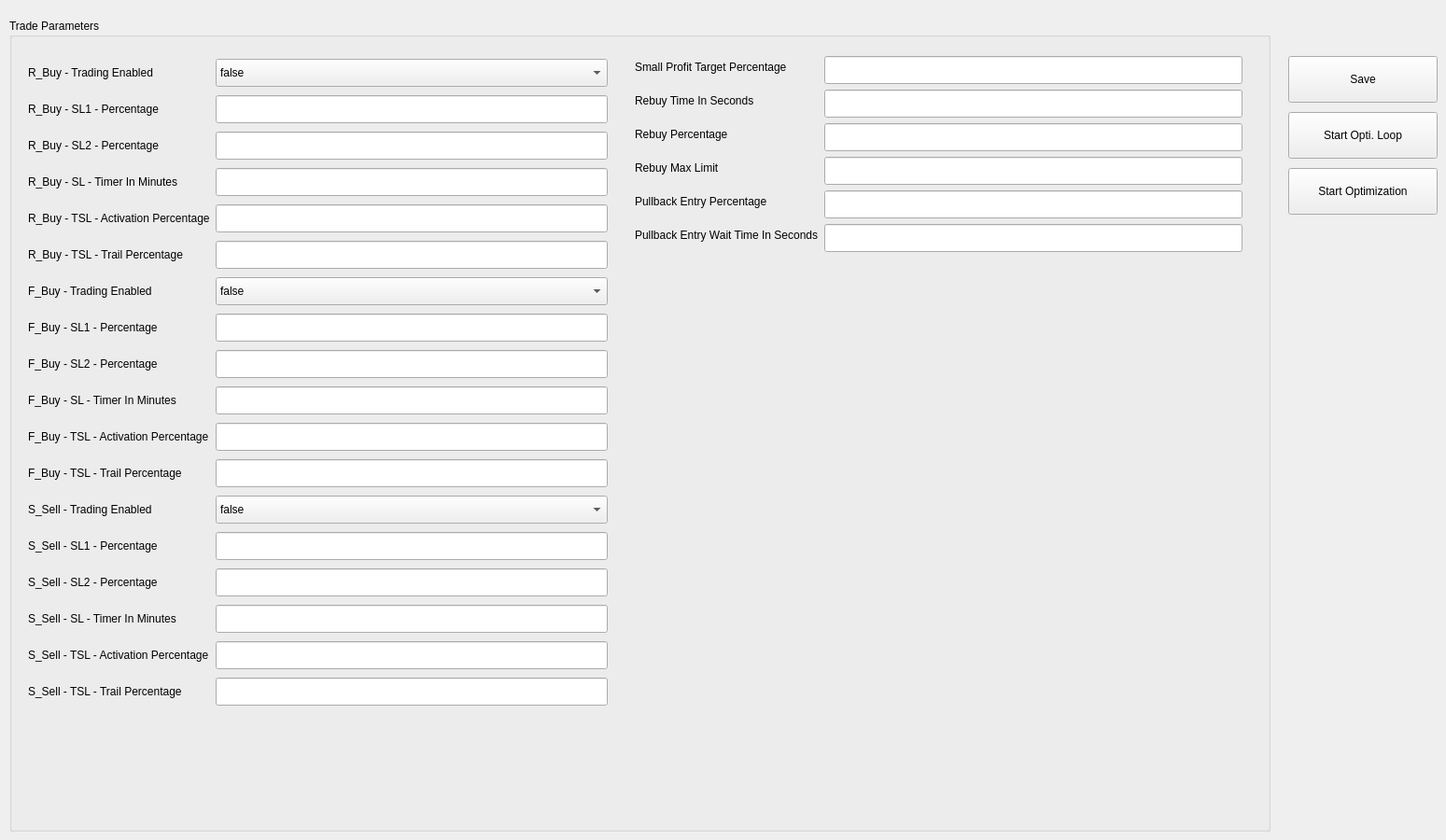
            <widget class="QWidget" name="tab_4">
             <attribute name="title">
              <string>Trade Parameters</string>
             </attribute>
             <widget class="QGroupBox" name="groupBox_6">
              <property name="geometry">
               <rect>
                <x>10</x>
                <y>20</y>
                <width>1351</width>
                <height>871</height>
               </rect>
              </property>
              <property name="title">
               <string>Trade Parameters</string>
              </property>
              <widget class="QWidget" name="formLayoutWidget_5">
               <property name="geometry">
                <rect>
                 <x>670</x>
                 <y>40</y>
                 <width>651</width>
                 <height>212</height>
                </rect>
               </property>
               <layout class="QFormLayout" name="formLayout_3">
                <item row="0" column="0">
                 <widget class="QLabel" name="lblSPCEnabled">
                  <property name="text">
                   <string>Small Profit Target Percentage</string>
                  </property>
                 </widget>
                </item>
                <item row="0" column="1">
                 <widget class="QLineEdit" name="txtTargetPercentage">
                  <property name="minimumSize">
                   <size>
                    <width>0</width>
                    <height>30</height>
                   </size>
                  </property>
                 </widget>
                </item>
                <item row="1" column="0">
                 <widget class="QLabel" name="rebuyTimeInSecondsLabel">
                  <property name="text">
                   <string>Rebuy Time In Seconds</string>
                  </property>
                 </widget>
                </item>
                <item row="1" column="1">
                 <widget class="QLineEdit" name="txtRebuyTimeInSeconds">
                  <property name="minimumSize">
                   <size>
                    <width>0</width>
                    <height>30</height>
                   </size>
                  </property>
                 </widget>
                </item>
                <item row="2" column="0">
                 <widget class="QLabel" name="lblRebuyPercentage">
                  <property name="text">
                   <string>Rebuy Percentage</string>
                  </property>
                 </widget>
                </item>
                <item row="2" column="1">
                 <widget class="QLineEdit" name="txtRebuyPercentage">
                  <property name="minimumSize">
                   <size>
                    <width>0</width>
                    <height>30</height>
                   </size>
                  </property>
                 </widget>
                </item>
                <item row="3" column="0">
                 <widget class="QLabel" name="lblRebuyMaxLimit">
                  <property name="text">
                   <string>Rebuy Max Limit</string>
                  </property>
                 </widget>
                </item>
                <item row="3" column="1">
                 <widget class="QLineEdit" name="txtRebuyMaxLimit">
                  <property name="minimumSize">
                   <size>
                    <width>0</width>
                    <height>30</height>
                   </size>
                  </property>
                 </widget>
                </item>
                <item row="4" column="0">
                 <widget class="QLabel" name="lblPullbackEntryPercentage">
                  <property name="text">
                   <string>Pullback Entry Percentage</string>
                  </property>
                 </widget>
                </item>
                <item row="4" column="1">
                 <widget class="QLineEdit" name="txtPullbackEntryPercentage">
                  <property name="minimumSize">
                   <size>
                    <width>0</width>
                    <height>30</height>
                   </size>
                  </property>
                 </widget>
                </item>
                <item row="5" column="0">
                 <widget class="QLabel" name="lblPullbackEntryWaitTimeInSeconds">
                  <property name="text">
                   <string>Pullback Entry Wait Time In Seconds</string>
                  </property>
                 </widget>
                </item>
                <item row="5" column="1">
                 <widget class="QLineEdit" name="txtPullbackEntryWaitTimeInSeconds">
                  <property name="minimumSize">
                   <size>
                    <width>0</width>
                    <height>30</height>
                   </size>
                  </property>
                 </widget>
                </item>
               </layout>
              </widget>
              <widget class="QWidget" name="layoutWidget">
               <property name="geometry">
                <rect>
                 <x>20</x>
                 <y>40</y>
                 <width>621</width>
                 <height>701</height>
                </rect>
               </property>
               <layout class="QGridLayout" name="gridLayout_20">
                <item row="0" column="0">
                 <widget class="QLabel" name="lblR_TradingEnabled_2">
                  <property name="text">
                   <string>R_Buy - Trading Enabled</string>
                  </property>
                 </widget>
                </item>
                <item row="0" column="1">
                 <widget class="QComboBox" name="drpR_TradingEnabled">
                  <property name="minimumSize">
                   <size>
                    <width>0</width>
                    <height>30</height>
                   </size>
                  </property>
                  <item>
                   <property name="text">
                    <string>false</string>
                   </property>
                  </item>
                  <item>
                   <property name="text">
                    <string>true</string>
                   </property>
                  </item>
                 </widget>
                </item>
                <item row="1" column="0">
                 <widget class="QLabel" name="lblR_SL1Percentage_2">
                  <property name="text">
                   <string>R_Buy - SL1 - Percentage</string>
                  </property>
                 </widget>
                </item>
                <item row="1" column="1">
                 <widget class="QLineEdit" name="txtR_SL1Percentage">
                  <property name="minimumSize">
                   <size>
                    <width>0</width>
                    <height>30</height>
                   </size>
                  </property>
                 </widget>
                </item>
                <item row="2" column="0">
                 <widget class="QLabel" name="lblR_SL2Percentage_2">
                  <property name="text">
                   <string>R_Buy - SL2 - Percentage</string>
                  </property>
                 </widget>
                </item>
                <item row="2" column="1">
                 <widget class="QLineEdit" name="txtR_SL2Percentage">
                  <property name="minimumSize">
                   <size>
                    <width>0</width>
                    <height>30</height>
                   </size>
                  </property>
                 </widget>
                </item>
                <item row="3" column="0">
                 <widget class="QLabel" name="lblR_SLTimerInMinutes_2">
                  <property name="text">
                   <string>R_Buy - SL - Timer In Minutes</string>
                  </property>
                 </widget>
                </item>
                <item row="3" column="1">
                 <widget class="QLineEdit" name="txtR_SLTimerInMinutes">
                  <property name="minimumSize">
                   <size>
                    <width>0</width>
                    <height>30</height>
                   </size>
                  </property>
                 </widget>
                </item>
                <item row="4" column="0">
                 <widget class="QLabel" name="lblR_TSLActivationPercentage_2">
                  <property name="text">
                   <string>R_Buy - TSL - Activation Percentage</string>
                  </property>
                 </widget>
                </item>
                <item row="4" column="1">
                 <widget class="QLineEdit" name="txtR_TSLActivationPercentage">
                  <property name="minimumSize">
                   <size>
                    <width>0</width>
                    <height>30</height>
                   </size>
                  </property>
                 </widget>
                </item>
                <item row="5" column="0">
                 <widget class="QLabel" name="lblR_TSLTrailPercentage_2">
                  <property name="text">
                   <string>R_Buy - TSL - Trail Percentage</string>
                  </property>
                 </widget>
                </item>
                <item row="5" column="1">
                 <widget class="QLineEdit" name="txtR_TSLTrailPercentage">
                  <property name="minimumSize">
                   <size>
                    <width>0</width>
                    <height>30</height>
                   </size>
                  </property>
                 </widget>
                </item>
                <item row="6" column="0">
                 <widget class="QLabel" name="lblF_TradingEnabled_2">
                  <property name="text">
                   <string>F_Buy - Trading Enabled</string>
                  </property>
                 </widget>
                </item>
                <item row="6" column="1">
                 <widget class="QComboBox" name="drpF_TradingEnabled">
                  <property name="minimumSize">
                   <size>
                    <width>0</width>
                    <height>30</height>
                   </size>
                  </property>
                  <item>
                   <property name="text">
                    <string>false</string>
                   </property>
                  </item>
                  <item>
                   <property name="text">
                    <string>true</string>
                   </property>
                  </item>
                 </widget>
                </item>
                <item row="7" column="0">
                 <widget class="QLabel" name="lblF_SL1Percentage_2">
                  <property name="text">
                   <string>F_Buy - SL1 - Percentage</string>
                  </property>
                 </widget>
                </item>
                <item row="7" column="1">
                 <widget class="QLineEdit" name="txtF_SL1Percentage">
                  <property name="minimumSize">
                   <size>
                    <width>0</width>
                    <height>30</height>
                   </size>
                  </property>
                 </widget>
                </item>
                <item row="8" column="0">
                 <widget class="QLabel" name="lblF_SL2Percentage_2">
                  <property name="text">
                   <string>F_Buy - SL2 - Percentage</string>
                  </property>
                 </widget>
                </item>
                <item row="8" column="1">
                 <widget class="QLineEdit" name="txtF_SL2Percentage">
                  <property name="minimumSize">
                   <size>
                    <width>0</width>
                    <height>30</height>
                   </size>
                  </property>
                 </widget>
                </item>
                <item row="9" column="0">
                 <widget class="QLabel" name="lblF_SLTimerInMinutes_2">
                  <property name="text">
                   <string>F_Buy - SL - Timer In Minutes</string>
                  </property>
                 </widget>
                </item>
                <item row="9" column="1">
                 <widget class="QLineEdit" name="txtF_SLTimerInMinutes">
                  <property name="minimumSize">
                   <size>
                    <width>0</width>
                    <height>30</height>
                   </size>
                  </property>
                 </widget>
                </item>
                <item row="10" column="0">
                 <widget class="QLabel" name="lblF_TSLActivationPercentage_2">
                  <property name="text">
                   <string>F_Buy - TSL - Activation Percentage</string>
                  </property>
                 </widget>
                </item>
                <item row="10" column="1">
                 <widget class="QLineEdit" name="txtF_TSLActivationPercentage">
                  <property name="minimumSize">
                   <size>
                    <width>0</width>
                    <height>30</height>
                   </size>
                  </property>
                 </widget>
                </item>
                <item row="11" column="0">
                 <widget class="QLabel" name="lblF_TSLTrailPercentage_2">
                  <property name="text">
                   <string>F_Buy - TSL - Trail Percentage</string>
                  </property>
                 </widget>
                </item>
                <item row="11" column="1">
                 <widget class="QLineEdit" name="txtF_TSLTrailPercentage">
                  <property name="minimumSize">
                   <size>
                    <width>0</width>
                    <height>30</height>
                   </size>
                  </property>
                 </widget>
                </item>
                <item row="12" column="0">
                 <widget class="QLabel" name="lblS_TradingEnabled_2">
                  <property name="text">
                   <string>S_Sell - Trading Enabled</string>
                  </property>
                 </widget>
                </item>
                <item row="12" column="1">
                 <widget class="QComboBox" name="drpS_TradingEnabled">
                  <property name="minimumSize">
                   <size>
                    <width>0</width>
                    <height>30</height>
                   </size>
                  </property>
                  <item>
                   <property name="text">
                    <string>false</string>
                   </property>
                  </item>
                  <item>
                   <property name="text">
                    <string>true</string>
                   </property>
                  </item>
                 </widget>
                </item>
                <item row="13" column="0">
                 <widget class="QLabel" name="lblS_SL1Percentage_2">
                  <property name="text">
                   <string>S_Sell - SL1 - Percentage</string>
                  </property>
                 </widget>
                </item>
                <item row="13" column="1">
                 <widget class="QLineEdit" name="txtS_SL1Percentage">
                  <property name="minimumSize">
                   <size>
                    <width>0</width>
                    <height>30</height>
                   </size>
                  </property>
                 </widget>
                </item>
                <item row="14" column="0">
                 <widget class="QLabel" name="lblS_SL2Percentage_2">
                  <property name="text">
                   <string>S_Sell - SL2 - Percentage</string>
                  </property>
                 </widget>
                </item>
                <item row="14" column="1">
                 <widget class="QLineEdit" name="txtS_SL2Percentage">
                  <property name="minimumSize">
                   <size>
                    <width>0</width>
                    <height>30</height>
                   </size>
                  </property>
                 </widget>
                </item>
                <item row="15" column="0">
                 <widget class="QLabel" name="lblS_SLTimerInMinutes_2">
                  <property name="text">
                   <string>S_Sell - SL - Timer In Minutes</string>
                  </property>
                 </widget>
                </item>
                <item row="15" column="1">
                 <widget class="QLineEdit" name="txtS_SLTimerInMinutes">
                  <property name="minimumSize">
                   <size>
                    <width>0</width>
                    <height>30</height>
                   </size>
                  </property>
                 </widget>
                </item>
                <item row="16" column="0">
                 <widget class="QLabel" name="lblS_TSLActivationPercentage_2">
                  <property name="text">
                   <string>S_Sell - TSL - Activation Percentage</string>
                  </property>
                 </widget>
                </item>
                <item row="16" column="1">
                 <widget class="QLineEdit" name="txtS_TSLActivationPercentage">
                  <property name="minimumSize">
                   <size>
                    <width>0</width>
                    <height>30</height>
                   </size>
                  </property>
                 </widget>
                </item>
                <item row="17" column="0">
                 <widget class="QLabel" name="lblS_TSLTrailPercentage_2">
                  <property name="text">
                   <string>S_Sell - TSL - Trail Percentage</string>
                  </property>
                 </widget>
                </item>
                <item row="17" column="1">
                 <widget class="QLineEdit" name="txtS_TSLTrailPercentage">
                  <property name="minimumSize">
                   <size>
                    <width>0</width>
                    <height>30</height>
                   </size>
                  </property>
                 </widget>
                </item>
               </layout>
              </widget>
             </widget>
             <widget class="QPushButton" name="btnSaveTradeParameters">
              <property name="geometry">
               <rect>
                <x>1380</x>
                <y>60</y>
                <width>160</width>
                <height>50</height>
               </rect>
              </property>
              <property name="sizePolicy">
               <sizepolicy hsizetype="Fixed" vsizetype="Fixed">
                <horstretch>0</horstretch>
                <verstretch>0</verstretch>
               </sizepolicy>
              </property>
              <property name="maximumSize">
               <size>
                <width>160</width>
                <height>16777215</height>
               </size>
              </property>
              <property name="text">
               <string>Save</string>
              </property>
             </widget>
             <widget class="QPushButton" name="btnStartOptimization_TradePar">
              <property name="geometry">
               <rect>
                <x>1380</x>
                <y>180</y>
                <width>160</width>
                <height>50</height>
               </rect>
              </property>
              <property name="maximumSize">
               <size>
                <width>160</width>
                <height>16777215</height>
               </size>
              </property>
              <property name="text">
               <string>Start Optimization</string>
              </property>
             </widget>
             <widget class="QPushButton" name="btnStartOptimizationLoop_TradePar">
              <property name="geometry">
               <rect>
                <x>1380</x>
                <y>120</y>
                <width>160</width>
                <height>50</height>
               </rect>
              </property>
              <property name="text">
               <string>Start Opti. Loop</string>
              </property>
             </widget>
            </widget>
